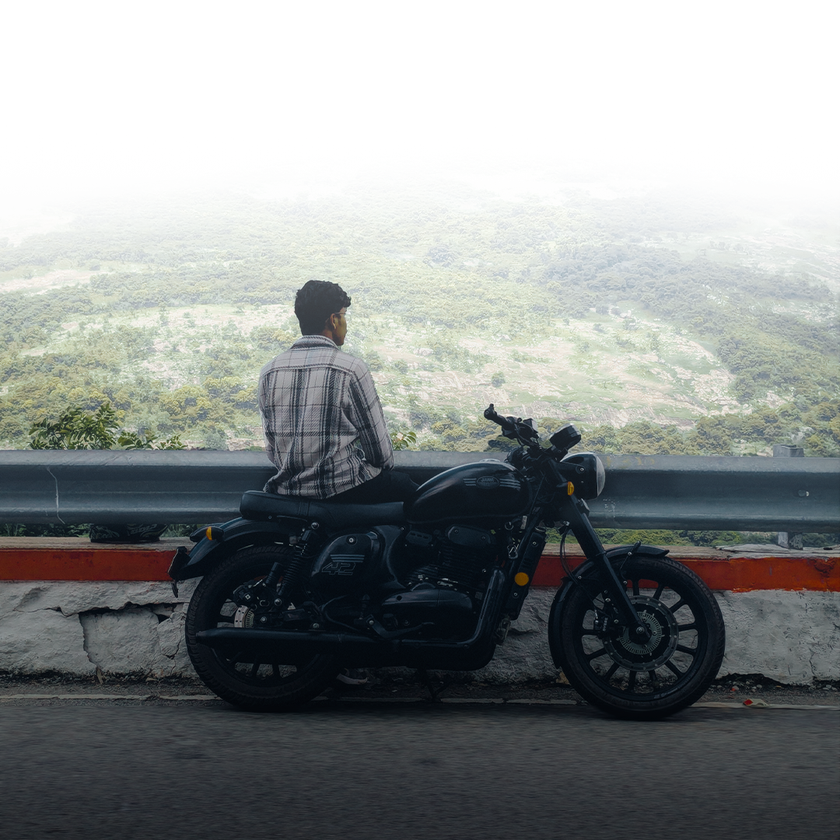
#> input picture Example imges/FRAD 1 by 1.png, 840 x 840 px, shrunk from 1080 x 1080 before the run
$ python main.py
#> lines starting #> are read from the running program, lines starting #| are printed output that depends on the picture
"""
Visual Cryptography - unified entry point.

Provides a single, menu-driven interface over the three implementations that
live in `Visual-Cryptography-main/`:

    * Grayscale images  -> XOR-based (n, n) secret sharing
    * Colour images     -> Modular-arithmetic (n, n) secret sharing
    * AES-VC            -> AES-256 + visual-cryptography key sharing

Run:  python main.py
"""

import math
import os
import subprocess
import sys

import numpy as np
from PIL import Image

# --------------------------------------------------------------------------- #
# Paths
# --------------------------------------------------------------------------- #
ROOT = os.path.dirname(os.path.abspath(__file__))
SRC = os.path.join(ROOT, "Visual-Cryptography-main")
AES_DIR = os.path.join(SRC, "AES-VC")
OUTPUT_DIR = os.path.join(ROOT, "output")


# --------------------------------------------------------------------------- #
# Evaluation metrics (PSNR + normalised cross-correlation)
# --------------------------------------------------------------------------- #
# [40 lines left out: functions psnr, normxcorr2D, report_metrics, not called in this run]


# --------------------------------------------------------------------------- #
# Small input helpers
# --------------------------------------------------------------------------- #
def ask_path(prompt):
    return input(prompt).strip().strip('"').strip("'")


def ask_share_count():
    raw = input("Number of shares to create (2-8): ").strip()
    if not raw.isdigit() or not (2 <= int(raw) <= 8):
        raise ValueError("Number of shares must be an integer between 2 and 8.")
    return int(raw)


# [26 lines left out: functions ensure_output, gray_encrypt, gray_decrypt, not called in this run]


def run_gray_encrypt():
    path = ask_path("Path of the grayscale/any image to encrypt: ")
    image = Image.open(path).convert("L")
    print(f"Loaded image, size = {image.size}")
    share_size = ask_share_count()

    out = ensure_output("grayscale")
    shares, original = gray_encrypt(image, share_size)
    for i in range(share_size):
        Image.fromarray(shares[:, :, i].astype(np.uint8)).save(
            os.path.join(out, f"XOR_Share_{i + 1}.png")
        )
    reconstructed_img, reconstructed = gray_decrypt(shares)
    reconstructed_img.save(os.path.join(out, "Output_XOR.png"))

    print(f"\n{share_size} shares + reconstruction saved to: {out}")
    report_metrics(original, reconstructed)


# [102 lines left out: functions run_gray_decrypt, colour_encrypt, colour_decrypt, run_colour_encrypt, run_colour_decrypt, _run_aes_script, not called in this run]


def run_aes_encrypt():
    _run_aes_script("main encrypt.py")


def run_aes_decrypt():
    _run_aes_script("main decrypte.py")


# --------------------------------------------------------------------------- #
# Menu
# --------------------------------------------------------------------------- #
MENU = """
============================================================
                 VISUAL CRYPTOGRAPHY
============================================================
  Grayscale (XOR):
    1) Encrypt an image into shares
    2) Decrypt shares back into an image

  Colour (Modular Arithmetic):
    3) Encrypt an image into shares
    4) Decrypt shares back into an image

  AES-VC (AES-256 + share-based key):
    5) Encrypt an image
    6) Decrypt an image

    0) Exit
============================================================"""

ACTIONS = {
    "1": run_gray_encrypt,
    "2": run_gray_decrypt,
    "3": run_colour_encrypt,
    "4": run_colour_decrypt,
    "5": run_aes_encrypt,
    "6": run_aes_decrypt,
}


def main():
    while True:
        print(MENU)
        choice = input("Select an option: ").strip()
        if choice == "0":
            print("Goodbye!")
            return
        action = ACTIONS.get(choice)
        if action is None:
            print("Invalid choice, please try again.")
            continue
        try:
            action()
        except FileNotFoundError:
            print("Error: file or folder not found.")
        except ValueError as exc:
            print(f"Error: {exc}")
        except Exception as exc:  # keep the menu alive on any failure
            print(f"Unexpected error: {exc}")
#> this loop made 1 pass; the answer given on pass 1: 1
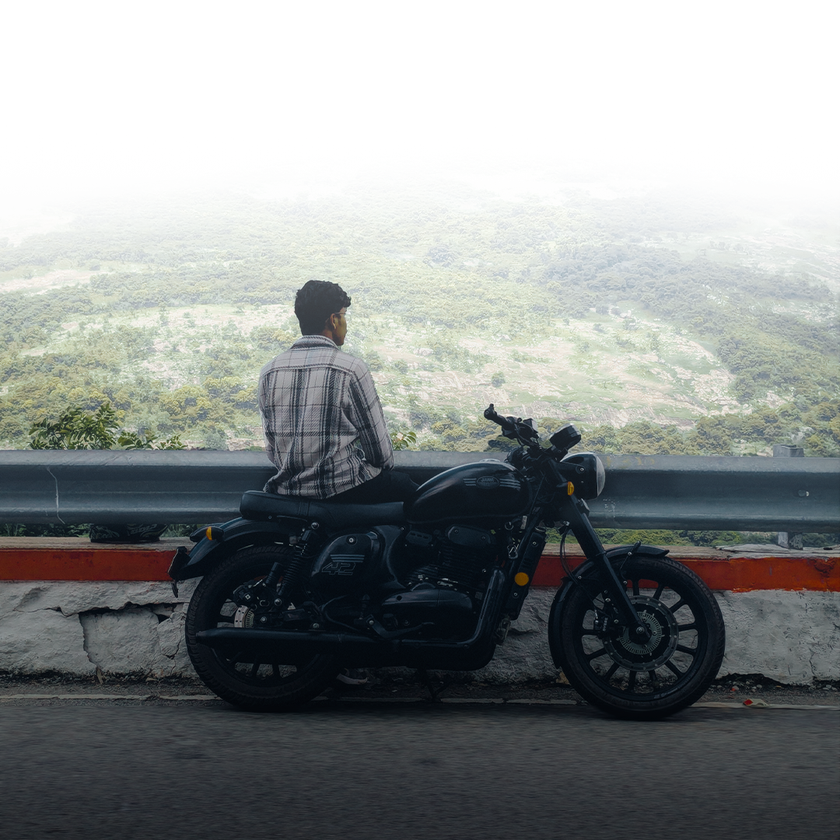
#> input picture Example imges/FRAD 1 by 1.png, 840 x 840 px, shrunk from 1080 x 1080 before the run
#> pass 1, in run_gray_encrypt, `image = Image.open(path).convert("L")`:
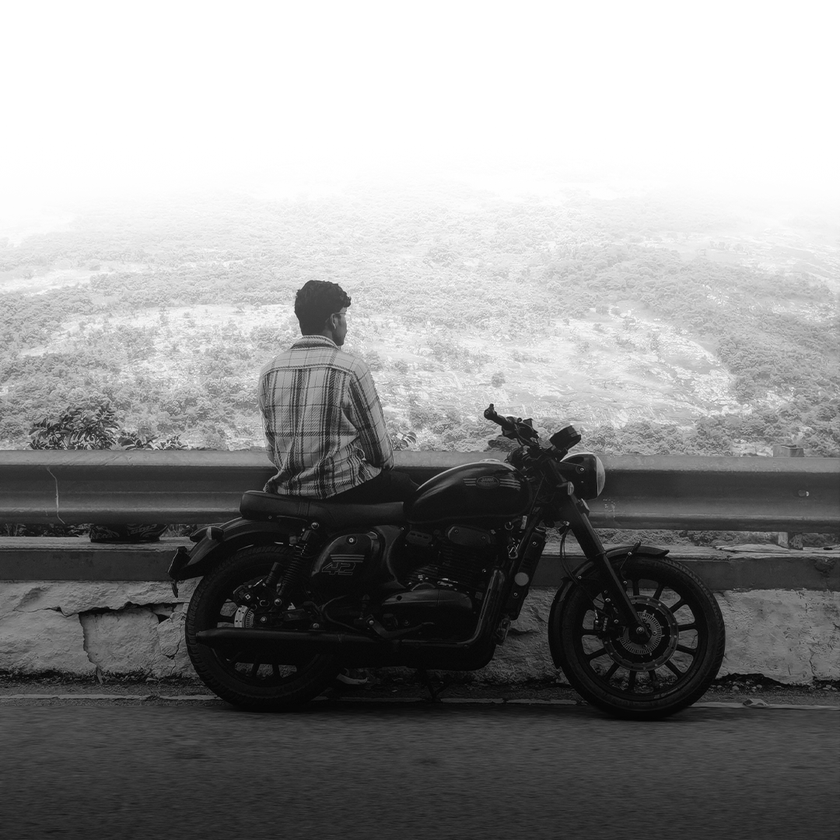
#> image: PIL image 840x840 L; min 1, max 255, mean 143.2


if __name__ == "__main__":
#> (the run stopped early here; a loop or call above may not have finished)
